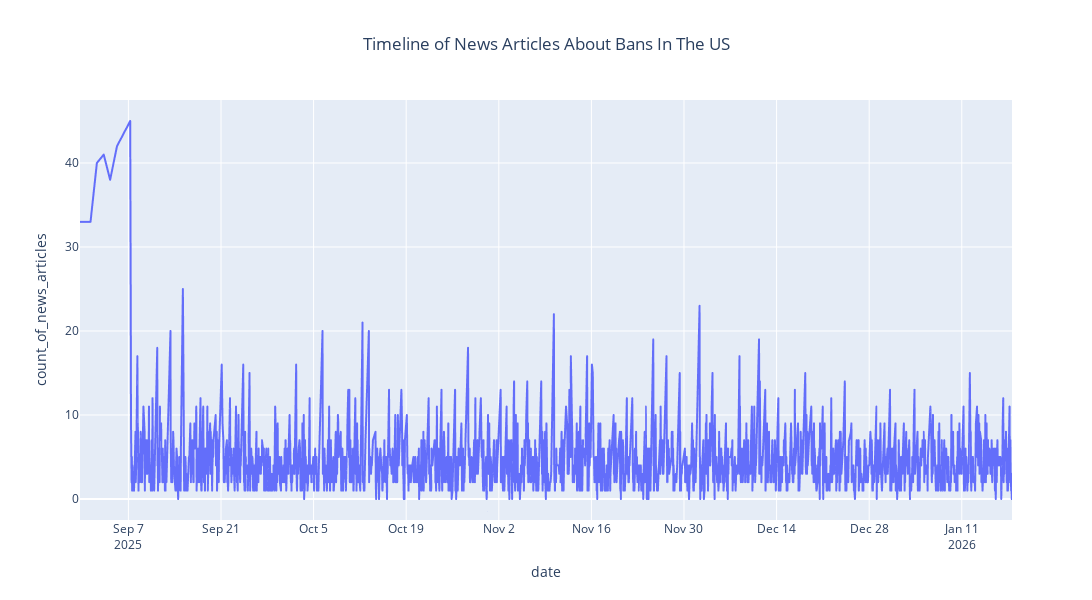

Notebook code for this chart:
### Code cell
# Group and clean
state_counts = df.groupby("alert_date").agg(
    count_of_news_articles=("target", "count"),
    targets=("target", lambda x: ", ".join(sorted({t for t in x if t})))
).reset_index()

state_counts['date']=pd.to_datetime(state_counts['alert_date'])

fig = px.line(
    state_counts.sort_values(by="date", ascending=True),
    x="date",
    y="count_of_news_articles",
    title="Timeline of News Articles About Bans In The US",
    height=600,
    width=1400
)

fig.update_layout(
    title_x=0.5
)

### Figure 1 — Plotly figure (JSON) as saved in the notebook; plotly's stock layout.template omitted (floating-point values rounded to 4 significant figures; data arrays with more than 128 entries replaced by an {"elided": "..."} marker saying what was removed)
{"data": [{"hovertemplate": "date=%{x}<br>count_of_news_articles=%{y}<extra></extra>", "legendgroup": "", "line": {"color": "#636efa", "dash": "solid"}, "marker": {"symbol": "circle"}, "mode": "lines", "name": "", "showlegend": false, "type": "scattergl", "x": {"elided": "2062 str values"}, "xaxis": "x", "y": {"elided": "2062 int values"}, "yaxis": "y"}], "layout": {"height": 600, "legend": {"tracegroupgap": 0}, "title": {"text": "Timeline of News Articles About Bans In The US", "x": 0.5}, "width": 1400, "xaxis": {"anchor": "y", "domain": [0, 1], "title": {"text": "date"}}, "yaxis": {"anchor": "x", "domain": [0, 1], "title": {"text": "count_of_news_articles"}}}}
